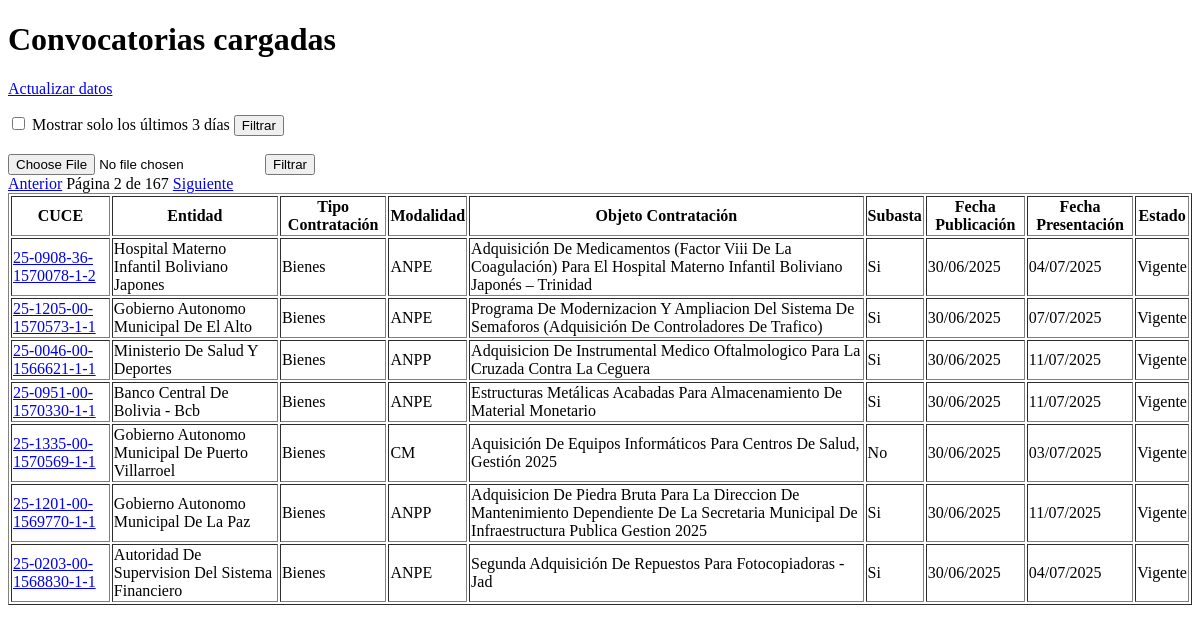
Page /?page=2 on the earlier database version.
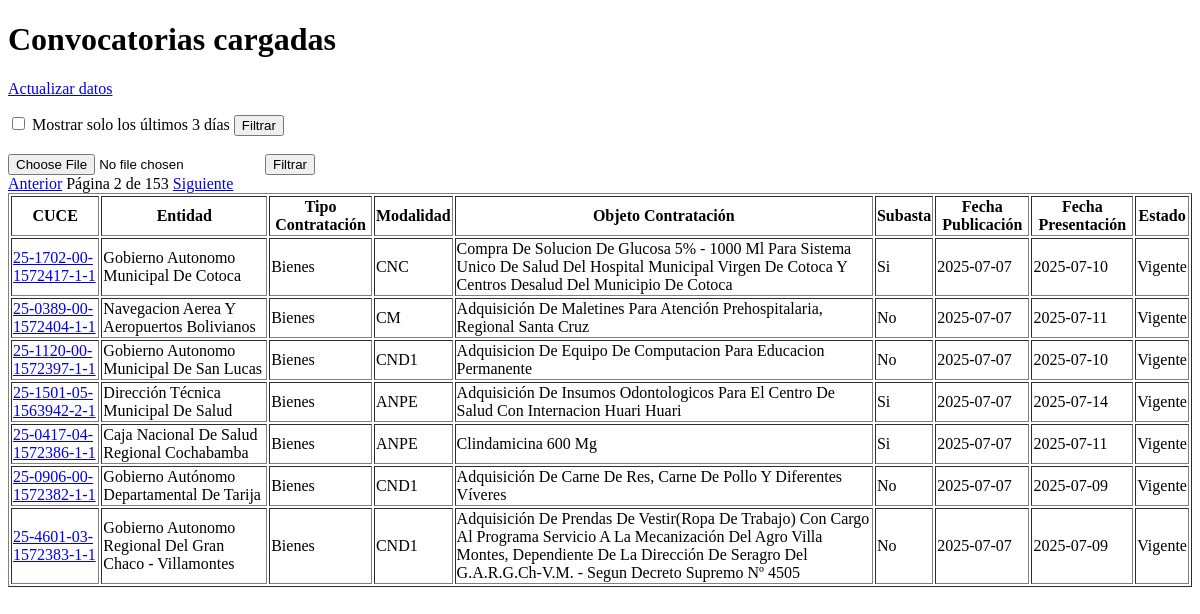
Same page on the later database version.
### tables this page shows
CREATE TABLE convocatorias (
                id INTEGER PRIMARY KEY AUTOINCREMENT,
                cuce TEXT NOT NULL UNIQUE,
                entidad TEXT,
                tipo_contratacion TEXT,
                modalidad TEXT,
                objeto_contratacion TEXT,
                subasta TEXT,
                fecha_publicacion TEXT,
                fecha_presentacion TEXT,
                estado TEXT
            );

### app.py (the view)
@app.route("/", methods=["GET", "POST"])
def index():
    page = request.args.get("page", default=1, type=int)
    mostrar_ultimos = request.args.get("ultimos_dias") == "true"
    per_page = 7
    offset = (page - 1) * per_page
    conn = sqlite3.connect("convocatorias.db")
    cursor = conn.cursor()
    if mostrar_ultimos:
        hace_3_dias = (datetime.now() - timedelta(days=3)).strftime("%Y-%m-%d")
        cursor.execute("""
            SELECT COUNT(*) FROM convocatorias
            WHERE tipo_contratacion = 'Bienes'
            AND fecha_publicacion >= ?
        """, (hace_3_dias,))
        total = cursor.fetchone()[0]
        cursor.execute("""
            SELECT * FROM convocatorias
            WHERE tipo_contratacion = 'Bienes'
            AND fecha_publicacion >= ?
            ORDER BY fecha_publicacion DESC
            LIMIT ? OFFSET ?
        """, (hace_3_dias, per_page, offset))
    else:
        cursor.execute("""
            SELECT COUNT(*) FROM convocatorias
            WHERE tipo_contratacion = 'Bienes'
        """)
        total = cursor.fetchone()[0]
        cursor.execute("""
            SELECT * FROM convocatorias
            WHERE tipo_contratacion = 'Bienes'
            ORDER BY fecha_publicacion DESC
            LIMIT ? OFFSET ?
        """, (per_page, offset))
    datos = cursor.fetchall()
    conn.close()
    total_pages = (total + per_page - 1) // per_page
    return render_template("index.html",
                           convocatorias=datos,
                           page=page,
                           total_pages=total_pages,
                           mostrar_ultimos=mostrar_ultimos,
                           palabras_clave=[])

### templates/index.html (shortened to what this page needs)
<!DOCTYPE html>
<html lang="es">
<head>
</head>
<body>
  <h1>Convocatorias cargadas</h1>
  <p><a href="/scrapear">Actualizar datos</a></p>
  <form method="GET" action="/" enctype="multipart/form-data">
      <label>
        <input type="checkbox" name="ultimos_dias" value="true" {% if mostrar_ultimos %}checked{% endif %}>
        Mostrar solo los últimos 3 días
        <button type="submit">Filtrar</button>
      </label>
      <br><br>
  </form>
  <form method="POST" action="/filtrar_excel" enctype="multipart/form-data">
  <input type="file" name="archivo_excel" accept=".xlsx" required>
  <button type="submit">Filtrar</button>
</form>
   <div>
 {% if page > 1 %}
  {% if palabras_query %}
    <a href="{{ url_for('filtrar_excel', page=page-1, palabras=palabras_query, ultimos_dias='true' if mostrar_ultimos else 'false') }}">Anterior</a>
  {% else %}
    <a href="{{ url_for('index', page=page-1, ultimos_dias='true' if mostrar_ultimos else None) }}">Anterior</a>
  {% endif %}
{% endif %}
Página {{ page }} de {{ total_pages }}
{% if page < total_pages %}
  {% if palabras_query %}
    <a href="{{ url_for('filtrar_excel', page=page+1, palabras=palabras_query, ultimos_dias='true' if mostrar_ultimos else 'false') }}">Siguiente</a>
  {% else %}
    <a href="{{ url_for('index', page=page+1, ultimos_dias='true' if mostrar_ultimos else None) }}">Siguiente</a>
  {% endif %}
{% endif %}
</div>
  <table border="1">
    <thead>
      <tr>
        <th>CUCE</th>
        <th>Entidad</th>
        <th>Tipo Contratación</th>
        <th>Modalidad</th>
        <th>Objeto Contratación</th>
        <th>Subasta</th>
        <th>Fecha Publicación</th>
        <th>Fecha Presentación</th>
        <th>Estado</th>
      </tr>
    </thead>
    <tbody>
      {% for c in convocatorias %}
      <tr>
        <td><a href="/buscando/{{ c[1] }}">{{ c[1] }}</a></td>
        <td>{{ c[2] }}</td>
        <td>{{ c[3] }}</td>
        <td>{{ c[4] }}</td>
        <td>{{ c[5] | safe }}</td>
        <td>{{ c[6] }}</td>
        <td>{{ c[7] }}</td>
        <td>{{ c[8] }}</td>
        <td>{{ c[9] }}</td>
      </tr>
      {% endfor %}
    </tbody>
  </table>
</body>
</html>

Differences in the rows shown:
no longer on this page (row edited): convocatorias: cuce "25-0908-36-1570078-1-2", entidad "Hospital Materno Infantil Boliviano Japones", tipo_contratacion "Bienes", modalidad "ANPE", objeto_contratacion "Adquisición De Medicamentos (Factor Viii De La Coagulación) Para El Hospital Materno Infantil Boliviano Japonés – Trinidad", subasta "Si", fecha_publicacion "30/06/2025", fecha_presentacion "04/07/2025", estado "Vigente"
no longer on this page (row edited): convocatorias: cuce "25-1205-00-1570573-1-1", entidad "Gobierno Autonomo Municipal De El Alto", tipo_contratacion "Bienes", modalidad "ANPE", objeto_contratacion "Programa De Modernizacion Y Ampliacion Del Sistema De Semaforos (Adquisición De Controladores De Trafico)", subasta "Si", fecha_publicacion "30/06/2025", fecha_presentacion "07/07/2025", estado "Vigente"
no longer on this page (row edited): convocatorias: cuce "25-0046-00-1566621-1-1", entidad "Ministerio De Salud Y Deportes", tipo_contratacion "Bienes", modalidad "ANPP", objeto_contratacion "Adquisicion De Instrumental Medico Oftalmologico Para La Cruzada Contra La Ceguera", subasta "Si", fecha_publicacion "30/06/2025", fecha_presentacion "11/07/2025", estado "Vigente"
no longer on this page (row edited): convocatorias: cuce "25-0951-00-1570330-1-1", entidad "Banco Central De Bolivia - Bcb", tipo_contratacion "Bienes", modalidad "ANPE", objeto_contratacion "Estructuras Metálicas Acabadas Para Almacenamiento De Material Monetario", subasta "Si", fecha_publicacion "30/06/2025", fecha_presentacion "11/07/2025", estado "Vigente"
no longer on this page (row edited): convocatorias: cuce "25-1335-00-1570569-1-1", entidad "Gobierno Autonomo Municipal De Puerto Villarroel", tipo_contratacion "Bienes", modalidad "CM", objeto_contratacion "Aquisición De Equipos Informáticos Para Centros De Salud, Gestión 2025", subasta "No", fecha_publicacion "30/06/2025", fecha_presentacion "03/07/2025", estado "Vigente"
no longer on this page (row edited): convocatorias: cuce "25-1201-00-1569770-1-1", entidad "Gobierno Autonomo Municipal De La Paz", tipo_contratacion "Bienes", modalidad "ANPP", objeto_contratacion "Adquisicion De Piedra Bruta Para La Direccion De Mantenimiento Dependiente De La Secretaria Municipal De Infraestructura Publica Gestion 2025", subasta "Si", fecha_publicacion "30/06/2025", fecha_presentacion "11/07/2025", estado "Vigente"
no longer on this page (row edited): convocatorias: cuce "25-0203-00-1568830-1-1", entidad "Autoridad De Supervision Del Sistema Financiero", tipo_contratacion "Bienes", modalidad "ANPE", objeto_contratacion "Segunda Adquisición De Repuestos Para Fotocopiadoras - Jad", subasta "Si", fecha_publicacion "30/06/2025", fecha_presentacion "04/07/2025", estado "Vigente"
now on this page (row edited): convocatorias: cuce "25-1702-00-1572417-1-1", entidad "Gobierno Autonomo Municipal De Cotoca", tipo_contratacion "Bienes", modalidad "CNC", objeto_contratacion "Compra De Solucion De Glucosa 5% - 1000 Ml Para Sistema Unico De Salud Del Hospital Municipal Virgen De Cotoca Y Centros Desalud Del Municipio De Cotoca", subasta "Si", fecha_publicacion "2025-07-07", fecha_presentacion "2025-07-10", estado "Vigente"
now on this page (row edited): convocatorias: cuce "25-0389-00-1572404-1-1", entidad "Navegacion Aerea Y Aeropuertos Bolivianos", tipo_contratacion "Bienes", modalidad "CM", objeto_contratacion "Adquisición De Maletines Para Atención Prehospitalaria, Regional Santa Cruz", subasta "No", fecha_publicacion "2025-07-07", fecha_presentacion "2025-07-11", estado "Vigente"
now on this page (row edited): convocatorias: cuce "25-1120-00-1572397-1-1", entidad "Gobierno Autonomo Municipal De San Lucas", tipo_contratacion "Bienes", modalidad "CND1", objeto_contratacion "Adquisicion De Equipo De Computacion Para Educacion Permanente", subasta "No", fecha_publicacion "2025-07-07", fecha_presentacion "2025-07-10", estado "Vigente"
now on this page (row edited): convocatorias: cuce "25-1501-05-1563942-2-1", entidad "Dirección Técnica Municipal De Salud", tipo_contratacion "Bienes", modalidad "ANPE", objeto_contratacion "Adquisición De Insumos Odontologicos Para El Centro De Salud Con Internacion Huari Huari", subasta "Si", fecha_publicacion "2025-07-07", fecha_presentacion "2025-07-14", estado "Vigente"
now on this page (row edited): convocatorias: cuce "25-0417-04-1572386-1-1", entidad "Caja Nacional De Salud Regional Cochabamba", tipo_contratacion "Bienes", modalidad "ANPE", objeto_contratacion "Clindamicina 600 Mg", subasta "Si", fecha_publicacion "2025-07-07", fecha_presentacion "2025-07-11", estado "Vigente"
now on this page (row edited): convocatorias: cuce "25-0906-00-1572382-1-1", entidad "Gobierno Autónomo Departamental De Tarija", tipo_contratacion "Bienes", modalidad "CND1", objeto_contratacion "Adquisición De Carne De Res, Carne De Pollo Y Diferentes Víveres", subasta "No", fecha_publicacion "2025-07-07", fecha_presentacion "2025-07-09", estado "Vigente"
now on this page (row edited): convocatorias: cuce "25-4601-03-1572383-1-1", entidad "Gobierno Autonomo Regional Del Gran Chaco - Villamontes", tipo_contratacion "Bienes", modalidad "CND1", objeto_contratacion "Adquisición De Prendas De Vestir(Ropa De Trabajo) Con Cargo Al Programa Servicio A La Mecanización Del Agro Villa Montes, Dependiente De La Dirección De Seragro Del G.A.R.G.Ch-V.M. - Segun Decreto Supremo Nº 4505", subasta "No", fecha_publicacion "2025-07-07", fecha_presentacion "2025-07-09", estado "Vigente"
Other differences:
{{ total_pages }}: "167" → "153"
